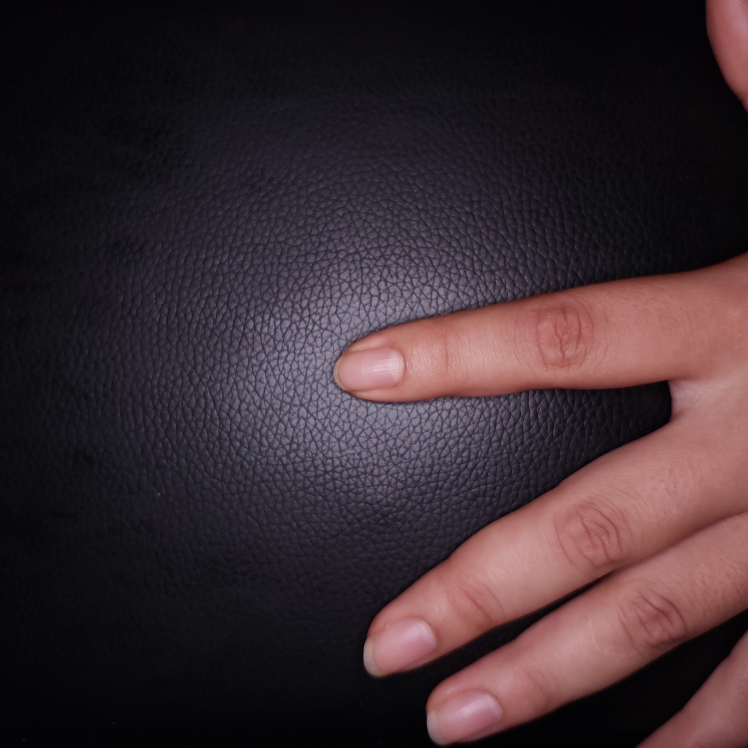
#> input picture data/example/ID004.jpg, 2992 x 2992 px (shown at 1/4 size)
$ python -i boundingbox.py   (imports and definitions only)
#> lines starting #> are read from the running program, lines starting #| are printed output that depends on the picture
from ultralytics import YOLO
from PIL import Image, ExifTags
import os
import glob
import cv2
import numpy as np
from typing import List, Optional, Tuple

MODEL_PATH = r"best.pt"
INPUT_DIR = r"data\example"
OUTPUT_DIR = r"1_nail_skin_bb\output"

CONF_THRESH = 0.15
IOU_THRESH = 0.60
MIN_AREA = 50

# Number of boxes to output per image:
# - 1  => choose most central valid nail
# - >1 => choose top-N by confidence
NUM_BOXES_TO_OUTPUT = 1

# Extent bounding box to include adjacent skin under nail
SHIFT_RATIO = 1.0
APPLY_SHIFT = True

TEST_MODE = False
TEST_LIMIT = 30
BATCH_SPLIT = False     # split into two halves to keep memory usage stable


# [14 lines left out: functions ensure_dirs, list_images, not called in this run]


def fix_exif_rotation(image_path: str) -> np.ndarray:
    """
    Load image with EXIF orientation correction and return BGR np.ndarray.
    """
#> called with image_path = '../data/example/ID004.jpg'
    img = Image.open(image_path)
#> img is the input picture: PIL image 2992x2992 RGB; mean R, G, B 58.2, 43.4, 48.7
    try:
        orientation_tag = None
        for tag, name in ExifTags.TAGS.items():
            if name == "Orientation":
                orientation_tag = tag
                break

        exif = img._getexif()
#> exif = 46 items
        if exif is not None and orientation_tag is not None:
            val = exif.get(orientation_tag)
#> val = 6
            if val == 3:
                img = img.rotate(180, expand=True)
            elif val == 6:
                img = img.rotate(270, expand=True)
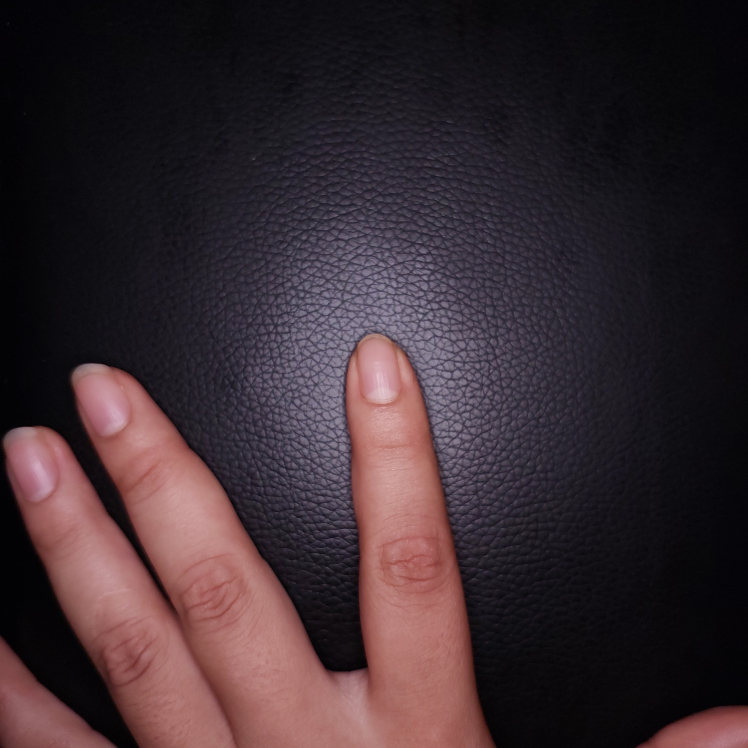
#> img: PIL image 2992x2992 RGB (shown at 1/4 size); mean R, G, B 58.2, 43.4, 48.7
            elif val == 8:
                img = img.rotate(90, expand=True)
    except Exception:
        # If EXIF is missing/corrupted, continue with original orientation
        pass

    return cv2.cvtColor(np.array(img), cv2.COLOR_RGB2BGR)
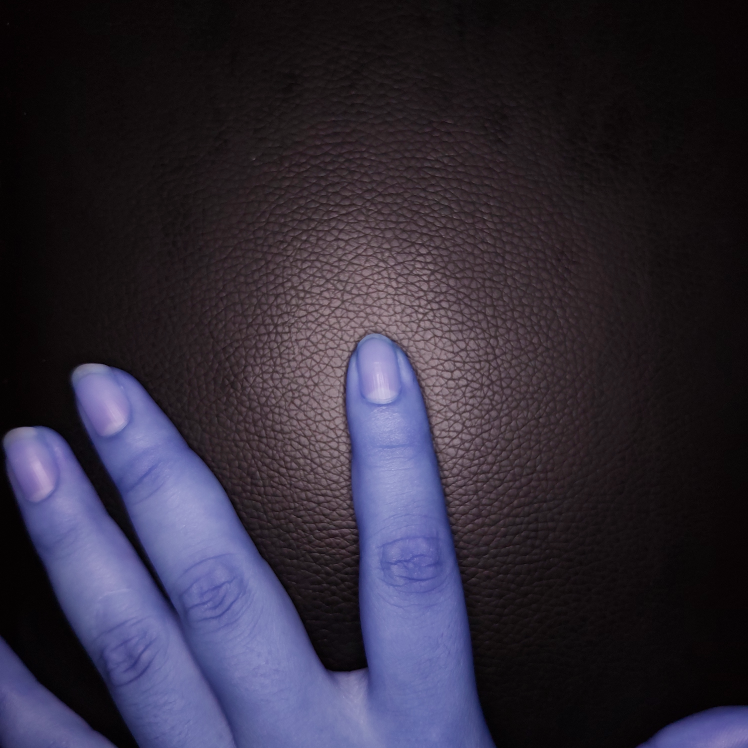
#> returned value: shape (2992, 2992, 3) (shown at 1/4 size); mean R, G, B 48.7, 43.4, 58.2


def resize_mask_to_image(mask: np.ndarray, width: int, height: int) -> np.ndarray:
    return cv2.resize(mask.astype(np.uint8), (width, height), interpolation=cv2.INTER_NEAREST)


# [222 lines left out: functions largest_valid_contour, contour_center, box_from_contour, shift_bottom_two_vertices, polygon_crop, select_masks_single_central and 4 more, not called in this run]


# [2 lines not run here, left out]

>>> result = fix_exif_rotation('../data/example/ID004.jpg')
